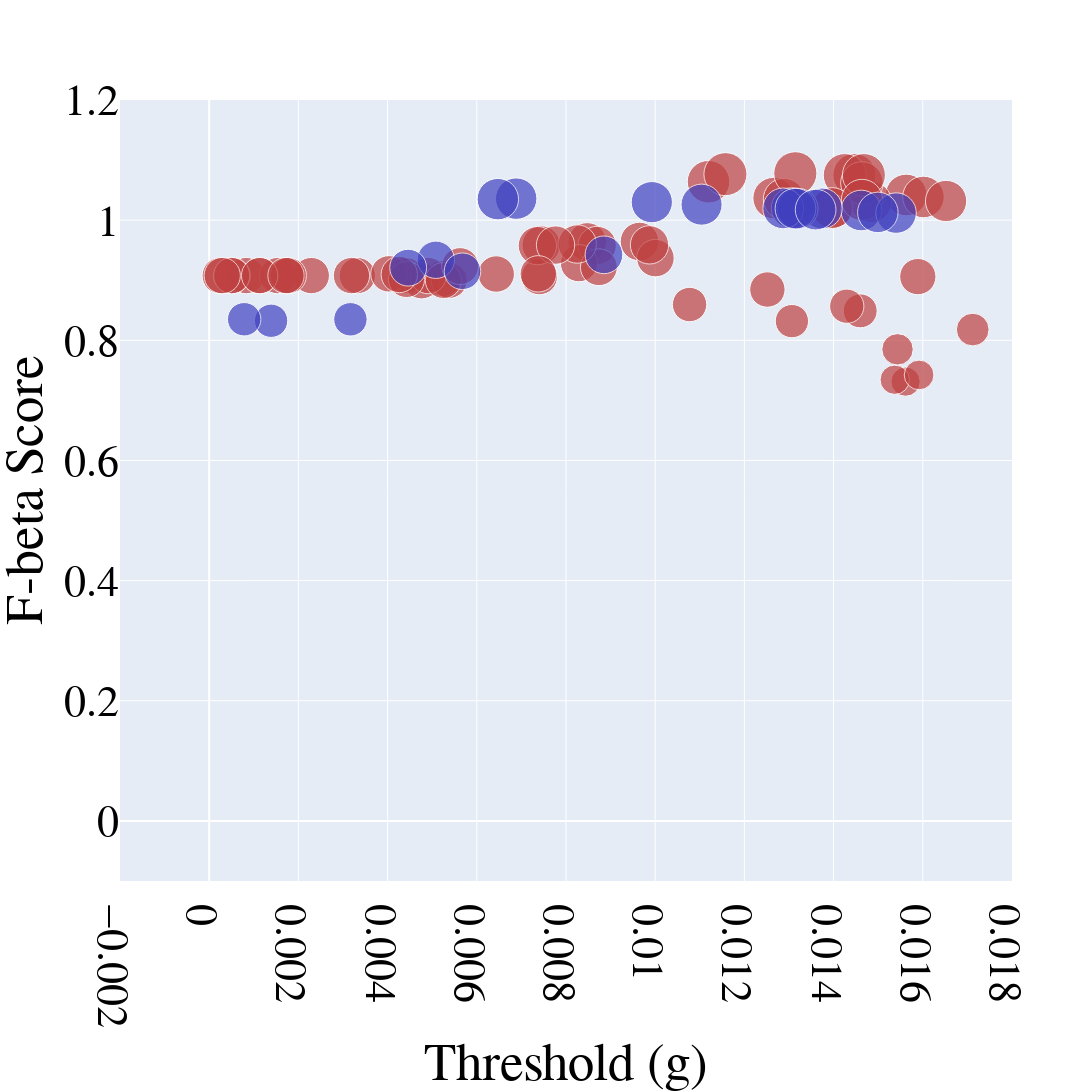

The notebook cell saved with this chart:
### Code cell
import plotly.graph_objects as go
import numpy as np

# Function to map a value in [1, 65] to a saturation percentage between 30% and 100%
def value_to_saturation(val, min_val=1, max_val=65, min_sat=0.5, max_sat=1.0, gamma=2):
    """
    Normalize the value to [0, 1], then apply a gamma transformation
    to obtain a non-linear mapping, and finally scale to [min_sat, max_sat].
    """
    norm = (val - min_val) / (max_val - min_val)
    sat = min_sat + (norm ** gamma) * (max_sat - min_sat)
    return round(sat * 100, 1)  # Return as percentage

# For R_PRE (red): use hue=0 and apply the saturation mapping to each third-column value
colors_red = [f'hsl(0, {value_to_saturation(val)}%, 50%)' for val in R_PRE[:, 2]]

# For R_ONB (blue): use hue=240 and apply the saturation mapping to each third-column value
colors_blue = [f'hsl(240, {value_to_saturation(val)}%, 50%)' for val in R_ONB[:, 2]]

# Font customization variables
font_family = "Times New Roman"
font_size = 44
font_color = "black"

# Create figure object
fig = go.Figure()

# Add first dataset R_PRE (red)
fig.add_trace(go.Scatter(
    x=R_PRE[:, 0],       # x-axis: threshold (first column)
    y=R_PRE[:, 2],       # y-axis: duration (second column)
    mode='markers',      # markers only
    marker=dict(
        size=R_PRE[:, 2] * 40,  # marker size scaled from the third column values
        color=colors_red        # marker color with saturation based on non-linear mapping
    ),
    name='R_PRE'
))

# Add second dataset R_ONB (blue)
fig.add_trace(go.Scatter(
    x=R_ONB[:, 0],       # x-axis: threshold (first column)
    y=R_ONB[:, 2],       # y-axis: duration (second column)
    mode='markers',      # markers only
    marker=dict(
        size=R_ONB[:, 2] * 40,  # marker size scaled from the third column values
        color=colors_blue       # marker color with saturation based on non-linear mapping
    ),
    name='R_ONB'
))

# Update overall layout: set font, square canvas, axis labels, and hide legend
fig.update_layout(
    font=dict(
        family=font_family,
        size=font_size,
        color=font_color
    ),
    width=1600,
    height=1600,
    showlegend=False,
    xaxis_title="Threshold (g)",
    yaxis_title="F-beta Score"
)

# Update x-axis range and tick font
fig.update_xaxes(
    range=[-0.002, 0.018],
    tickfont=dict(family=font_family, size=font_size, color=font_color)
)

# Update y-axis range and tick font
fig.update_yaxes(
    range=[-0.1, 1.2],
    tickfont=dict(family=font_family, size=font_size, color=font_color)
)

# save the plot as png
# fig.write_image("Threshold-F_beta.png")

# Show plot
fig.show()

### Figure 1 — Plotly figure (JSON) as saved in the notebook; plotly's stock layout.template omitted (floating-point values rounded to 4 significant figures)
{"data": [{"marker": {"color": ["hsl(0, 50.0%, 50%)", "hsl(0, 50.0%, 50%)", "hsl(0, 50.0%, 50%)", "hsl(0, 50.0%, 50%)", "hsl(0, 50.0%, 50%)", "hsl(0, 50.0%, 50%)", "hsl(0, 50.0%, 50%)", "hsl(0, 50.0%, 50%)", "hsl(0, 50.0%, 50%)", "hsl(0, 50.0%, 50%)", "hsl(0, 50.0%, 50%)", "hsl(0, 50.0%, 50%)", "hsl(0, 50.0%, 50%)", "hsl(0, 50.0%, 50%)", "hsl(0, 50.0%, 50%)", "hsl(0, 50.0%, 50%)", "hsl(0, 50.0%, 50%)", "hsl(0, 50.0%, 50%)", "hsl(0, 50.0%, 50%)", "hsl(0, 50.0%, 50%)", "hsl(0, 50.0%, 50%)", "hsl(0, 50.0%, 50%)", "hsl(0, 50.0%, 50%)", "hsl(0, 50.0%, 50%)", "hsl(0, 50.0%, 50%)", "hsl(0, 50.0%, 50%)", "hsl(0, 50.0%, 50%)", "hsl(0, 50.0%, 50%)", "hsl(0, 50.0%, 50%)", "hsl(0, 50.0%, 50%)", "hsl(0, 50.0%, 50%)", "hsl(0, 50.0%, 50%)", "hsl(0, 50.0%, 50%)", "hsl(0, 50.0%, 50%)", "hsl(0, 50.0%, 50%)", "hsl(0, 50.0%, 50%)", "hsl(0, 50.0%, 50%)", "hsl(0, 50.0%, 50%)", "hsl(0, 50.0%, 50%)", "hsl(0, 50.0%, 50%)", "hsl(0, 50.0%, 50%)", "hsl(0, 50.0%, 50%)", "hsl(0, 50.0%, 50%)", "hsl(0, 50.0%, 50%)", "hsl(0, 50.0%, 50%)", "hsl(0, 50.0%, 50%)", "hsl(0, 50.0%, 50%)", "hsl(0, 50.0%, 50%)", "hsl(0, 50.0%, 50%)", "hsl(0, 50.0%, 50%)", "hsl(0, 50.0%, 50%)", "hsl(0, 50.0%, 50%)", "hsl(0, 50.0%, 50%)", "hsl(0, 50.0%, 50%)", "hsl(0, 50.0%, 50%)", "hsl(0, 50.0%, 50%)", "hsl(0, 50.0%, 50%)", "hsl(0, 50.0%, 50%)", "hsl(0, 50.0%, 50%)", "hsl(0, 50.0%, 50%)", "hsl(0, 50.0%, 50%)", "hsl(0, 50.0%, 50%)", "hsl(0, 50.0%, 50%)", "hsl(0, 50.0%, 50%)", "hsl(0, 50.0%, 50%)"], "size": [36.31, 36.31, 36.11, 33.28, 34.38, 41.68, 42.56, 36.31, 36.31, 36.31, 36.31, 36.31, 41.21, 35.95, 38.35, 38.55, 36.31, 29.25, 36.31, 38.58, 36.42, 35.99, 36.31, 36.05, 36.24, 40.81, 36.31, 38.31, 36.24, 29.38, 33.96, 37.13, 41.47, 35.98, 43.0, 43.0, 41.4, 43.12, 36.31, 36.87, 29.69, 37.47, 36.38, 36.41, 32.72, 38.41, 36.31, 38.3, 43.06, 41.54, 42.48, 36.31, 36.31, 35.38, 38.36, 43.0, 34.27, 41.28, 38.34, 36.31, 31.4, 40.81, 41.34, 36.94, 36.42]}, "mode": "markers", "name": "R_PRE", "type": "scatter", "x": [0.00083, 0.002289, 0.005226, 0.01307, 0.01077, 0.01563, 0.0112, 0.003321, 0.0002483, 0.001535, 0.001752, 0.004412, 0.01484, 0.00476, 0.007444, 0.008476, 0.00319, 0.01561, 0.001138, 0.009648, 0.00403, 0.005379, 0.004909, 0.004424, 0.007403, 0.01397, 0.0005135, 0.008698, 0.01589, 0.01537, 0.0146, 0.008291, 0.01265, 0.00525, 0.01447, 0.01425, 0.01289, 0.01314, 0.000503, 0.008737, 0.01592, 0.01001, 0.004263, 0.006435, 0.01712, 0.008252, 0.001774, 0.007358, 0.01157, 0.01602, 0.01463, 0.00113, 0.0002924, 0.01252, 0.009872, 0.01468, 0.0143, 0.01652, 0.007765, 0.001722, 0.01543, 0.01397, 0.01464, 0.005625, 0.007379], "y": [0.9077, 0.9077, 0.9029, 0.8319, 0.8596, 1.042, 1.064, 0.9077, 0.9077, 0.9077, 0.9077, 0.9077, 1.03, 0.8988, 0.9586, 0.9638, 0.9077, 0.7312, 0.9077, 0.9644, 0.9106, 0.8996, 0.9077, 0.9012, 0.906, 1.02, 0.9077, 0.9578, 0.906, 0.7344, 0.849, 0.9283, 1.037, 0.8995, 1.075, 1.075, 1.035, 1.078, 0.9077, 0.9217, 0.7423, 0.9368, 0.9095, 0.9103, 0.8179, 0.9603, 0.9077, 0.9575, 1.077, 1.039, 1.062, 0.9077, 0.9077, 0.8845, 0.9589, 1.075, 0.8568, 1.032, 0.9585, 0.9077, 0.785, 1.02, 1.034, 0.9235, 0.9106]}, {"marker": {"color": ["hsl(240, 50.0%, 50%)", "hsl(240, 50.0%, 50%)", "hsl(240, 50.0%, 50%)", "hsl(240, 50.0%, 50%)", "hsl(240, 50.0%, 50%)", "hsl(240, 50.0%, 50%)", "hsl(240, 50.0%, 50%)", "hsl(240, 50.0%, 50%)", "hsl(240, 50.0%, 50%)", "hsl(240, 50.0%, 50%)", "hsl(240, 50.0%, 50%)", "hsl(240, 50.0%, 50%)", "hsl(240, 50.0%, 50%)", "hsl(240, 50.0%, 50%)", "hsl(240, 50.0%, 50%)", "hsl(240, 50.0%, 50%)", "hsl(240, 50.0%, 50%)", "hsl(240, 50.0%, 50%)", "hsl(240, 50.0%, 50%)", "hsl(240, 50.0%, 50%)"], "size": [41.44, 40.64, 37.36, 36.6, 40.8, 41.2, 33.3, 40.78, 33.4, 37.69, 33.4, 40.77, 40.78, 40.47, 40.77, 41.03, 36.84, 40.7, 40.52, 41.4]}, "mode": "markers", "name": "R_ONB", "type": "scatter", "x": [0.006883, 0.01462, 0.005082, 0.005679, 0.01306, 0.009924, 0.001388, 0.01374, 0.0007844, 0.00885, 0.003166, 0.01319, 0.01287, 0.0154, 0.01315, 0.01104, 0.004461, 0.0136, 0.01499, 0.006472], "y": [1.036, 1.016, 0.934, 0.915, 1.02, 1.03, 0.8325, 1.02, 0.835, 0.9423, 0.835, 1.019, 1.02, 1.012, 1.019, 1.026, 0.9209, 1.018, 1.013, 1.035]}], "layout": {"font": {"color": "black", "family": "Times New Roman", "size": 44}, "height": 1600, "showlegend": false, "width": 1600, "xaxis": {"range": [-0.002, 0.018], "tickfont": {"color": "black", "family": "Times New Roman", "size": 44}, "title": {"text": "Threshold (g)"}}, "yaxis": {"range": [-0.1, 1.2], "tickfont": {"color": "black", "family": "Times New Roman", "size": 44}, "title": {"text": "F-beta Score"}}}}
